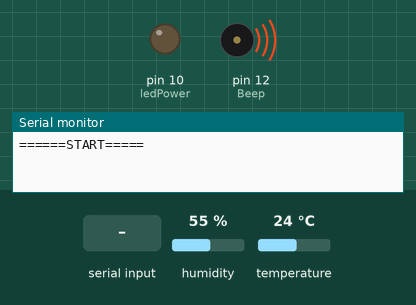
The sketch below on a simulated Arduino Uno, built with avr-gcc and run on an emulated ATmega328P. Parts: output pins drawn as LEDs (lit = HIGH), buzzer (waves = sounding, pin HIGH), the last lines printed to the serial monitor. The inputs (shaded band) are chosen by the test bench; at power-on: humidity 55 %, temperature 24 °C.

Above: at 1.2 s.
1.3 s: "g" received over Serial
At 3.8 s:
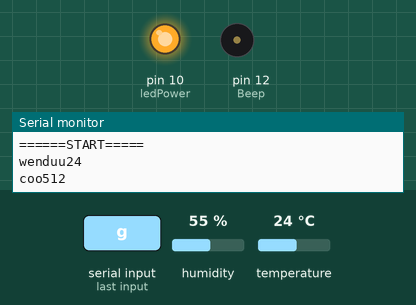
Timing chart, 0 to 5.3 s (numbered marks = the images above; inputs shaded):
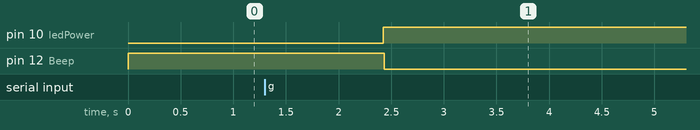

The sketch:

jiance2.ino
```cpp
#include <dht11.h>


dht11 DHT11;
#define DHT11PIN 2

int dustPin =A0;
float dustVal = 0;
int ledPower = 10;
int delayTime = 280;
int delayTime2 = 40;
float offTime = 9680;
int Beep=12;//峰鸣器数字口
int MQ2=A3;//可燃气体传感器模拟口;
int MQ7=A4;//一氧化碳传感器
int MQ135=A2;//苯系有害气体传感器模拟口;
int val=0;
int Digital_Value=0;
float temp_Value=0;


double dewPointFast(double celsius, double humidity)    //快速计算
{
double a = 17.271;
double b = 237.7;
double temp = (a * celsius) / (b + celsius) + log(humidity/100);
double Td = (b * temp) / (a - temp);
return Td;
}


void setup() {

pinMode(Beep,OUTPUT);
pinMode(MQ2,INPUT);
pinMode(MQ7,INPUT);
pinMode(MQ135,INPUT);
pinMode(ledPower,OUTPUT);
pinMode(dustPin,INPUT);
Serial.begin(115200);
Serial.println("======START=====");
digitalWrite(Beep, HIGH);

}

void loop() {

String readNum = "";
if(Serial.available()>0)
{

  readNum=Serial.readString();
  delay(100);
  if(readNum=="g")
  {
    while(1)
    {
    int wendu = getTemp();
    int co = getMQ7();
    int shidu = getHumidity();
    int keran = getMQ2();
    int youdu = getMQ135();
    int pm = getPm();
       if(wendu>35||pm>1500||co>200||keran>200||youdu>200)
        {
           digitalWrite(Beep, LOW);
         }
       else
         {
         digitalWrite(Beep, HIGH);
       }
     Serial.print("wenduu");
     Serial.println(wendu);
     delay(1200);
     if(wendu>35||pm>1500||co>200||keran>200||youdu>200)
        {
           digitalWrite(Beep, LOW);
         }
       else
         {
         digitalWrite(Beep, HIGH);
       }
     Serial.print("coo");
     Serial.println(co);
     delay(1500);
     if(wendu>35||pm>1500||co>200||keran>200||youdu>200)
        {
           digitalWrite(Beep, LOW);
         }
       else
         {
         digitalWrite(Beep, HIGH);
       }
     Serial.print("shiduu");
       Serial.println(shidu);
     delay(1200);
     if(wendu>35||pm>1500||co>200||keran>200||youdu>200)
        {
           digitalWrite(Beep, LOW);
         }
       else
         {
         digitalWrite(Beep, HIGH);
       }
     Serial.print("kerann");
     Serial.println(keran);
     delay(1500);
     if(wendu>35||pm>1500||co>200||keran>200||youdu>200)
        {
           digitalWrite(Beep, LOW);
         }
       else
         {
         digitalWrite(Beep, HIGH);
       }
     Serial.print("youduu");
      Serial.println(youdu);
     delay(1500);
        if(wendu>35||pm>1500||co>200||keran>200||youdu>200)
        {
           digitalWrite(Beep, LOW);
         }
       else
         {
         digitalWrite(Beep, HIGH);
       }

     Serial.print("pmm");
      Serial.println(pm);
     delay(1200);

     if(wendu>35||pm>1500||co>200||keran>200||youdu>200)
        {
           digitalWrite(Beep, LOW);
         }
       else
         {
         digitalWrite(Beep, HIGH);
       }
    }
    }
    else if(readNum == "w")
    {
       Serial.println("======START=====");
     getPm();
     delay(1000);
     getMQ2();
    delay(1000);
    getMQ135();
    delay(1000);
     getMQ7();
    delay(1000);
    getTemp();
    delay(1000);
   getHumidity();
    delay(1000);


     }

  }

}


int getPm()    //获取pm2.5
{

      float pm;
      int pmm;
      String pm25;
      digitalWrite(ledPower, LOW);
      delayMicroseconds(delayTime);
      dustVal = analogRead(dustPin);
      delayMicroseconds(delayTime2);
      digitalWrite(ledPower, HIGH);
      delayMicroseconds(offTime);
      if (dustVal > 36.455) {
         pm= (float(dustVal / 1024) - 0.0356) * 120000 * 0.035;

      }


      return pm;


  }
int getMQ7()    //一氧化碳传感器
{
    int val;
   val=analogRead(MQ7);
  return val;

  }


//可燃气体传感器
int  getMQ2()
{
  int val;
  val=analogRead(MQ2);


  return val;
}


int  getMQ135()  //有毒气体传感器
{
  int n = analogRead(MQ135);
  int MQ135 = n * 0.9; //将输出数值转换

  return MQ135;
}
int getTemp()
{
  int chk = DHT11.read(DHT11PIN);
  int Temp=DHT11.temperature;
  return Temp;

  }
int getHumidity()
{
   int Humidity = DHT11.humidity;
    return Humidity;


  }
```

Measured:
- after the input at 1.3 s, pin 10 (ledPower): LOW → HIGH after 1.1 s; pin 12 (Beep): HIGH → LOW after 1.1 s
